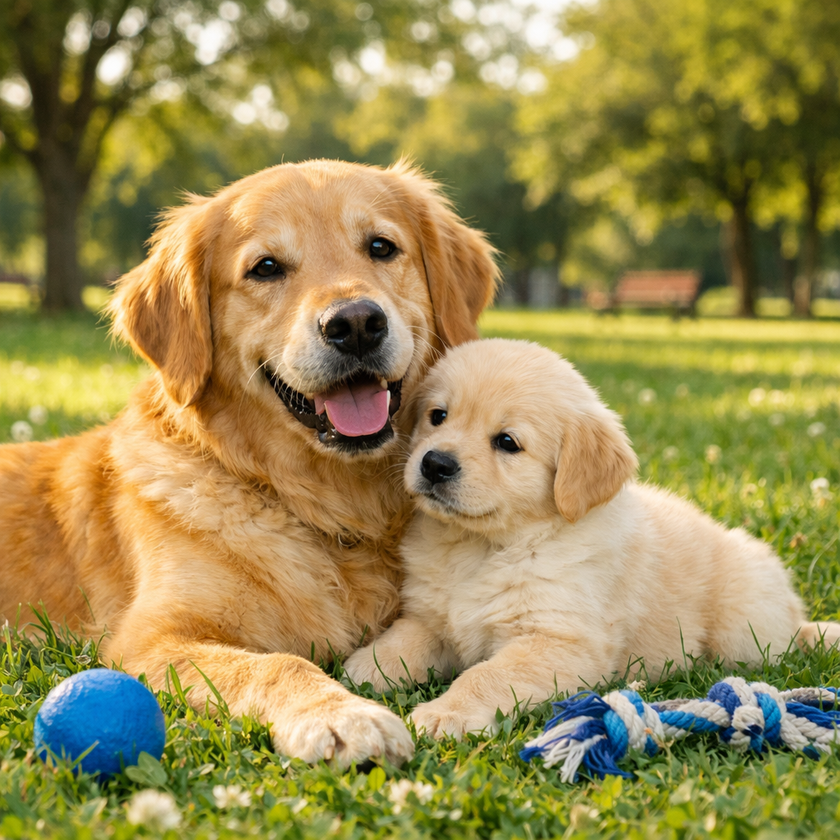
#> input picture image.png, 840 x 840 px, shrunk from 1024 x 1024 before the run
$ python practical_no_8-EdgeDetection-sobel_canny.py   (older library calls are emulated)
#> lines starting #> are read from the running program, lines starting #| are printed output that depends on the picture
"""# **Practical No 8**

Write a program to Apply edge detection techniques such as Sobel and Canny to extract
meaningful information from the given image samples
"""

import cv2
import numpy as np
import matplotlib.pyplot as plt
import numpy as np
import matplotlib.pyplot as plt
from scipy import ndimage
import cv2

image_path = 'image.png'
original_imge = cv2.imread(image_path, cv2.IMREAD_GRAYSCALE)
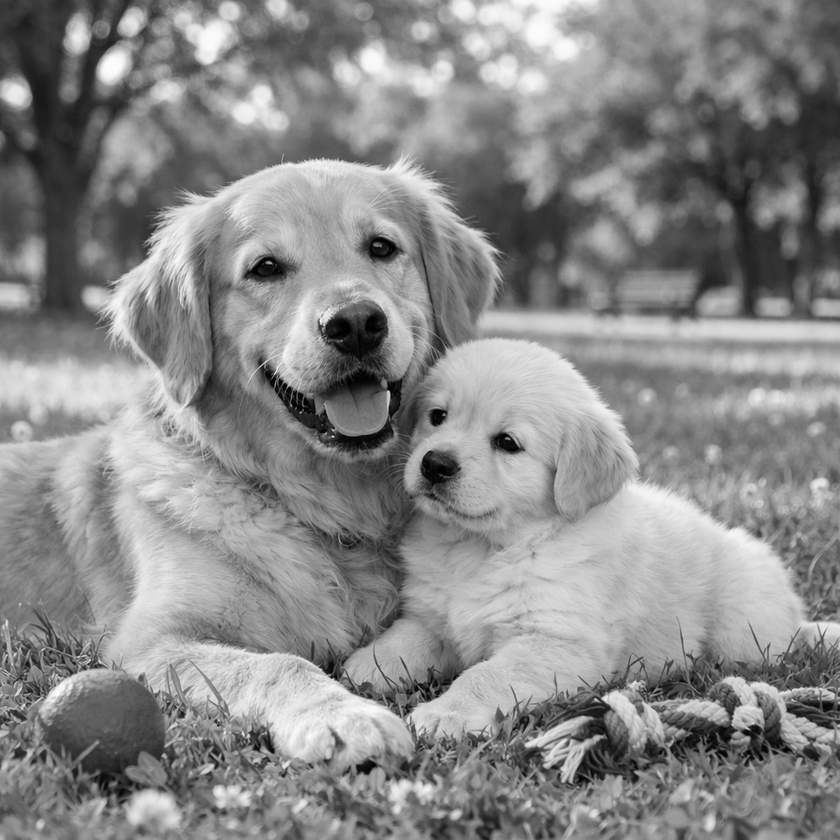
#> original_imge: shape (840, 840); min 0, max 253, mean 137.1

# Apply Sobel edge detection
sobel_x = cv2.Sobel(original_imge, cv2.CV_64F, 1, 0, ksize=3)
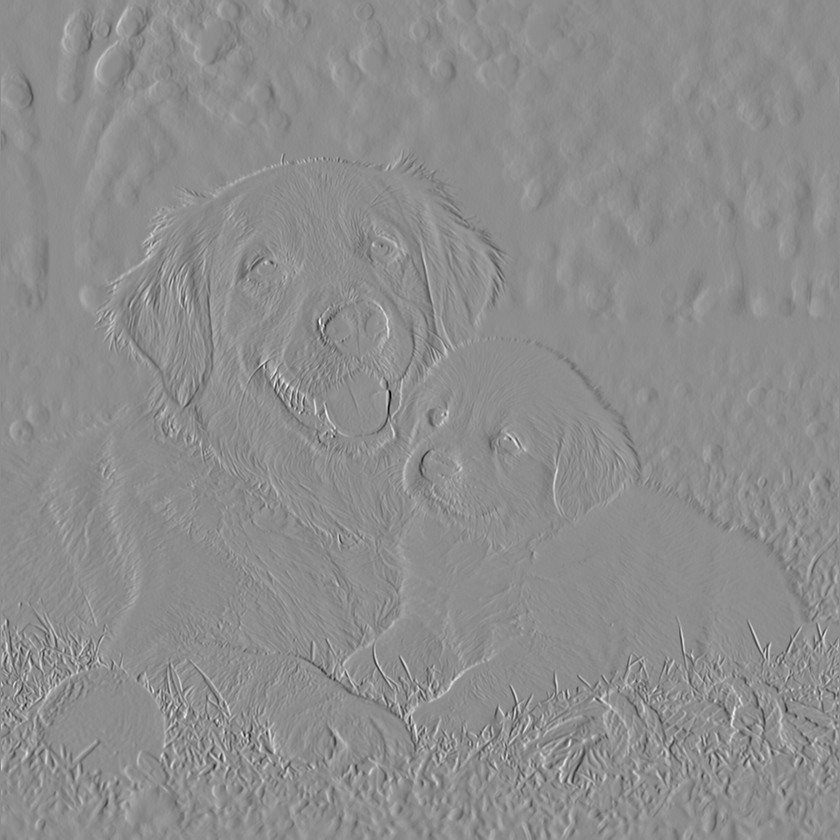
#> sobel_x: shape (840, 840) float64; min -771, max 618, mean 0; drawn with min black and max white
sobel_y = cv2.Sobel(original_imge, cv2.CV_64F, 0, 1, ksize=3)
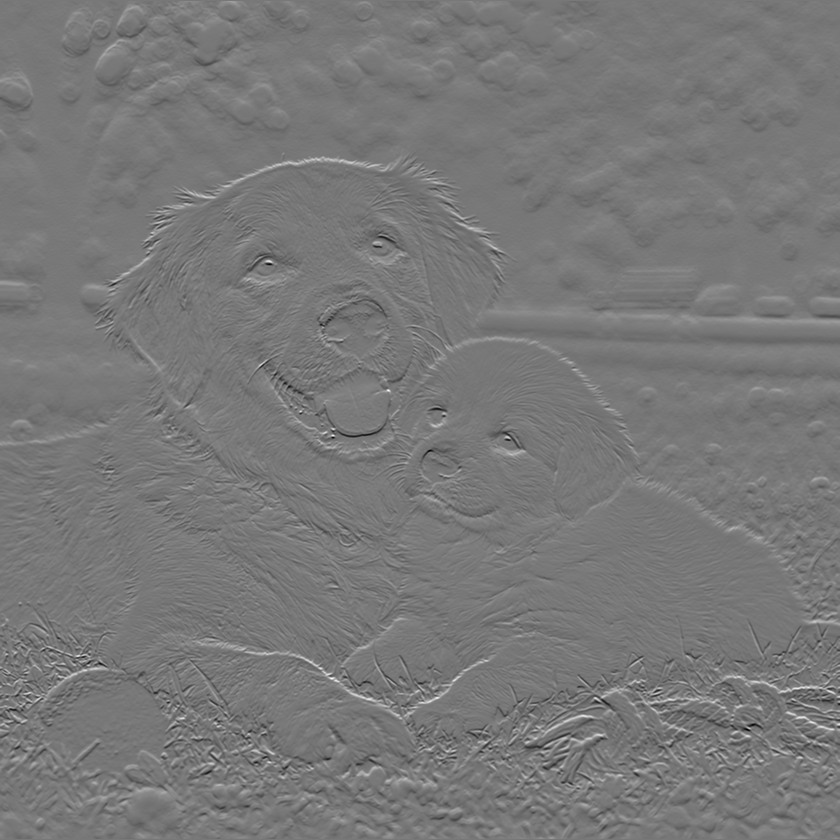
#> sobel_y: shape (840, 840) float64; min -633, max 706, mean -0.1; drawn with min black and max white

sobel_magnitude = np.sqrt(sobel_x**2 + sobel_y**2)
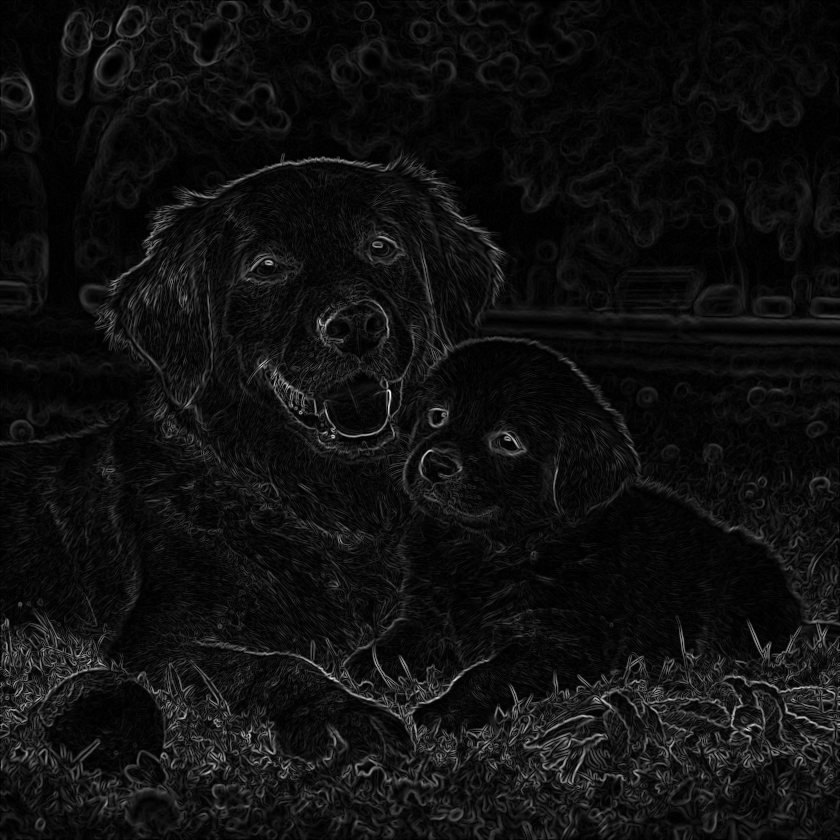
#> sobel_magnitude: shape (840, 840) float64; min 0, max 799.9, mean 51.4; drawn with min black and max white

sobel_direction = np.arctan2(sobel_y,sobel_x)
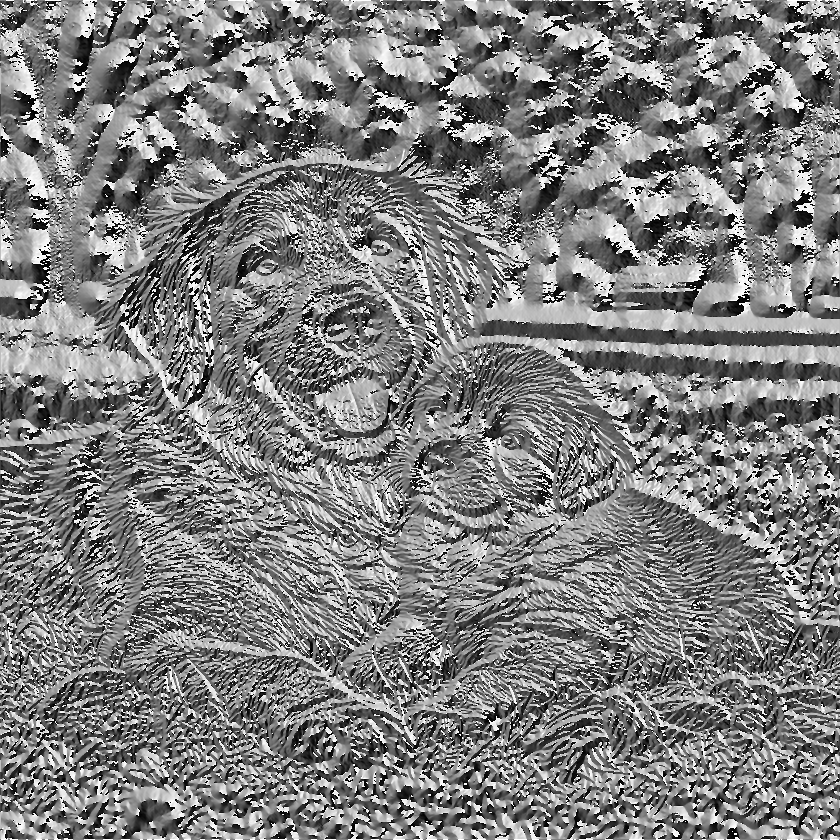
#> sobel_direction: shape (840, 840) float64; min -3.14, max 3.14, mean -0.014; drawn with min black and max white
# Apply Canny edge detection
canny_edges = cv2.Canny(original_imge, 50, 150)
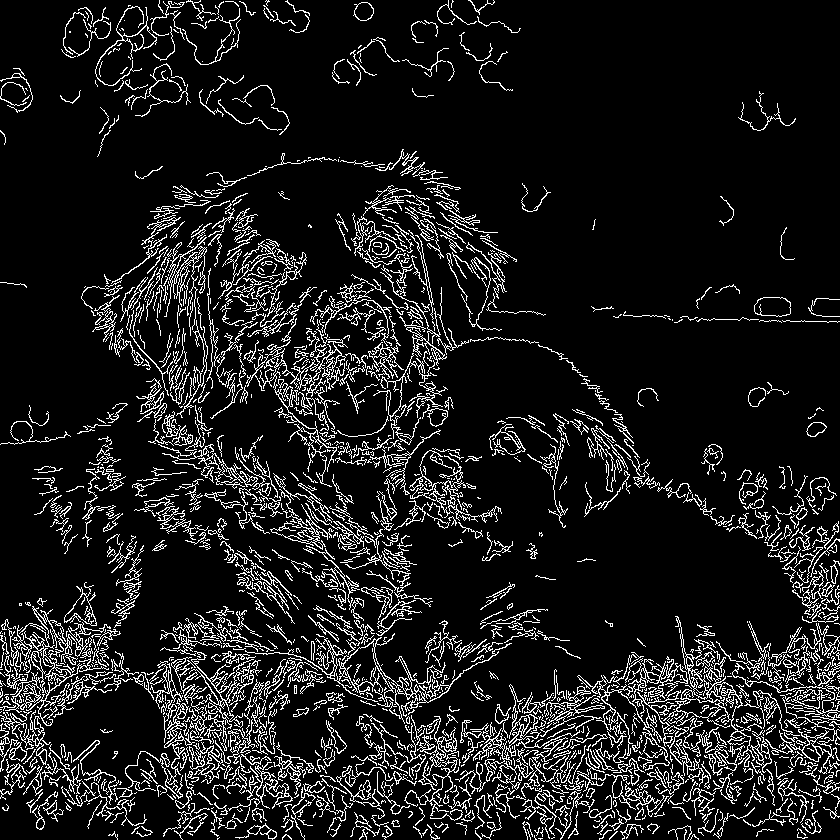
#> canny_edges: shape (840, 840); 10.9% white in thin lines or dots

# Display the results
plt.figure(figsize=(12, 6))

plt.subplot(2, 3, 1)
plt.imshow(original_imge, cmap='gray')
plt.title('Original Image')

plt.subplot(2, 3, 2)
plt.imshow(np.abs(sobel_x), cmap='gray')
plt.title('Sobel X')

plt.subplot(2, 3, 3)
plt.imshow(np.abs(sobel_y), cmap='gray')
plt.title('Sobel Y')

plt.tight_layout()
plt.show()
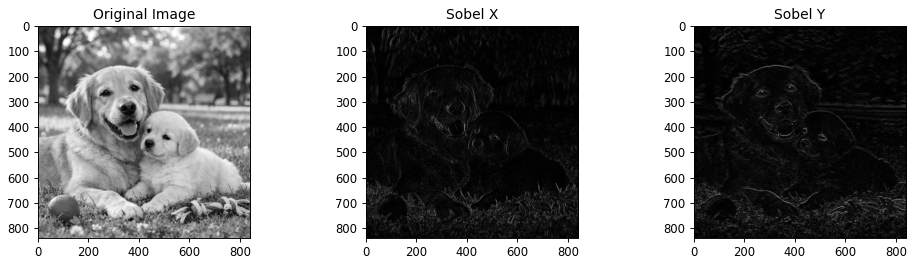
#> figure drawn by matplotlib, 3 panels
